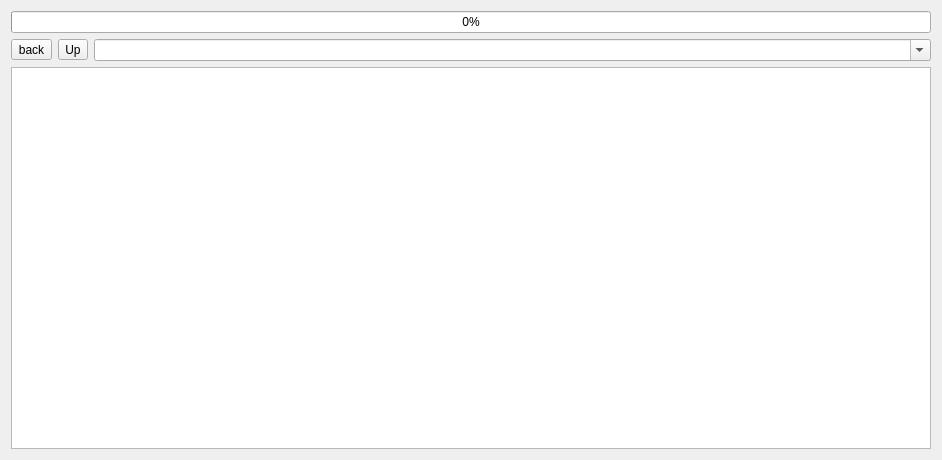
<?xml version="1.0" encoding="UTF-8"?>
<ui version="4.0">
 <class>SmbFileBrowser</class>
 <widget class="QDialog" name="SmbFileBrowser">
  <property name="geometry">
   <rect>
    <x>0</x>
    <y>0</y>
    <width>942</width>
    <height>460</height>
   </rect>
  </property>
  <property name="windowTitle">
   <string>Dialog</string>
  </property>
  <layout class="QGridLayout" name="gridLayout">
   <item row="2" column="0">
    <widget class="QTableView" name="tableViewFM"/>
   </item>
   <item row="1" column="0">
    <layout class="QHBoxLayout" name="horizontalLayout">
     <item>
      <widget class="QToolButton" name="toolButtonBack">
       <property name="enabled">
        <bool>true</bool>
       </property>
       <property name="text">
        <string>back</string>
       </property>
       <property name="icon">
        <iconset theme="go-previous">
         <normaloff>../../../../</normaloff>../../../../</iconset>
       </property>
      </widget>
     </item>
     <item>
      <widget class="QToolButton" name="toolButtonUp">
       <property name="text">
        <string>Up</string>
       </property>
       <property name="icon">
        <iconset theme="go-up">
         <normaloff>../../../../</normaloff>../../../../</iconset>
       </property>
      </widget>
     </item>
     <item>
      <widget class="QComboBox" name="comboBoxPath">
       <property name="editable">
        <bool>true</bool>
       </property>
       <property name="insertPolicy">
        <enum>QComboBox::NoInsert</enum>
       </property>
      </widget>
     </item>
    </layout>
   </item>
   <item row="0" column="0">
    <widget class="QProgressBar" name="progressBar">
     <property name="value">
      <number>0</number>
     </property>
    </widget>
   </item>
  </layout>
 </widget>
 <resources/>
 <connections/>
</ui>
